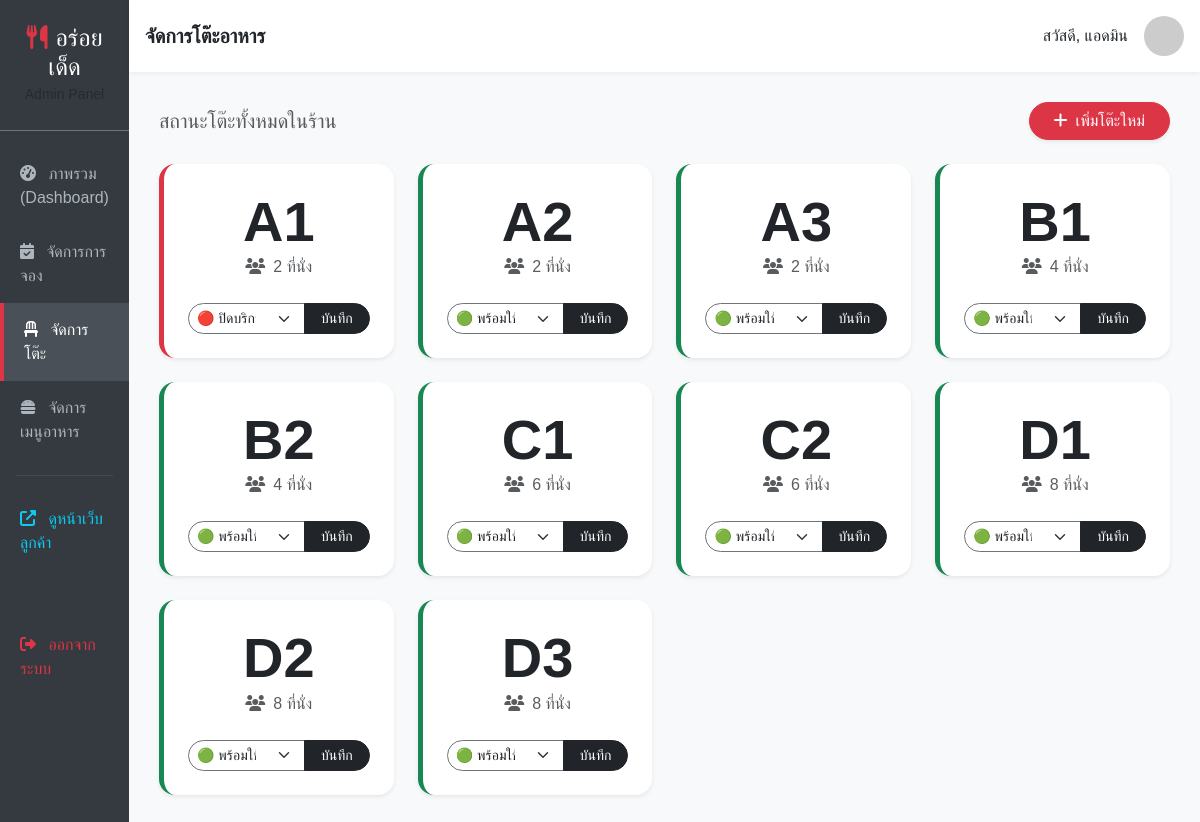
Page /manage/tables/ (signed in) on the committed database.
### myapp/models.py (models this page shows, shortened)
class Table(models.Model):
    STATUS_CHOICES = (
        ('available', 'ว่าง / พร้อมใช้งาน'),
        ('maintenance', 'ปรับปรุง / ซ่อมแซม'),
        ('closed', 'ปิดให้บริการ'),
    )
    number = models.CharField(max_length=10, unique=True, verbose_name="หมายเลขโต๊ะ")
    seats = models.IntegerField(verbose_name="จำนวนที่นั่ง", default=4)
    status = models.CharField(max_length=20, choices=STATUS_CHOICES, default='available', verbose_name="สถานะ")
    is_active = models.BooleanField(default=True, verbose_name="เปิดใช้งาน")

### myapp/views.py (the view)
# urls.py: path('manage/tables/', views.admin_tables, name='admin_tables'),
@user_passes_test(is_admin, login_url='/')
def admin_tables(request):
    tables = Table.objects.all().order_by('number')
    return render(request, 'admin_tables.html', {'tables': tables})

### myapp/views.py (called while the page is built)
def is_admin(user):
    return user.is_authenticated and user.is_staff

### myapp/templates/admin_tables.html (shortened to what this page needs)
{% extends 'admin_base.html' %}
{% block header_title %}จัดการโต๊ะอาหาร{% endblock %}
{% block content %}
<div class="d-flex justify-content-between align-items-center mb-4">
    <h5 class="mb-0 text-muted">สถานะโต๊ะทั้งหมดในร้าน</h5>
    <button type="button" class="btn btn-danger rounded-pill px-4 shadow-sm" data-bs-toggle="modal" data-bs-target="#addTableModal">
        <i class="fas fa-plus me-2"></i>เพิ่มโต๊ะใหม่
    </button>
</div>
<div class="row g-4">
    {% for table in tables %}
    <div class="col-md-4 col-lg-3">
        <div class="card border-0 shadow-sm rounded-4 h-100
            {% if table.status == 'available' %}border-start border-success border-5
            {% elif table.status == 'maintenance' %}border-start border-warning border-5
            {% else %}border-start border-danger border-5{% endif %}">
            <div class="card-body text-center p-4">
                <h1 class="display-4 fw-bold mb-0 text-dark">{{ table.number }}</h1>
                <p class="text-muted mb-4"><i class="fas fa-users me-2"></i>{{ table.seats }} ที่นั่ง</p>
                <form action="{% url 'update_table_status' table.id %}" method="POST">
                    <div class="input-group input-group-sm">
                        <select name="status" class="form-select text-center rounded-start-pill border-secondary">
                            <option value="available" {% if table.status == 'available' %}selected{% endif %}>🟢 พร้อมใช้</option>
                            <option value="closed" {% if table.status == 'closed' %}selected{% endif %}>🔴 ปิดบริการ</option>
                        </select>
                        <button type="submit" class="btn btn-dark rounded-end-pill px-3">บันทึก</button>
                    </div>
                </form>
            </div>
        </div>
    </div>
    {% empty %}
    <div class="col-12 text-center py-5 text-muted bg-white rounded-4 shadow-sm">
        <i class="fas fa-chair fa-3x mb-3 text-light"></i>
        <h5>ยังไม่มีข้อมูลโต๊ะในระบบ</h5>
        <p>คลิกปุ่ม "เพิ่มโต๊ะใหม่" ด้านบนเพื่อเริ่มต้น</p>
    </div>
    {% endfor %}
</div>
{% endblock %}

### myapp/templates/admin_base.html (style rules this page uses)
body { font-family: 'Sarabun', sans-serif; background-color: #f8f9fa; }

### rows in the picture
Table: number "A1", seats "2", status "🔴 ปิดบริการ"
Table: number "A2", seats "2", status "🟢 พร้อมใช้"
Table: number "A3", seats "2", status "🟢 พร้อมใช้"
Table: number "B1", seats "4", status "🟢 พร้อมใช้"
Table: number "B2", seats "4", status "🟢 พร้อมใช้"
Table: number "C1", seats "6", status "🟢 พร้อมใช้"
Table: number "C2", seats "6", status "🟢 พร้อมใช้"
Table: number "D1", seats "8", status "🟢 พร้อมใช้"
Table: number "D2", seats "8", status "🟢 พร้อมใช้"
Table: number "D3", seats "8", status "🟢 พร้อมใช้"
